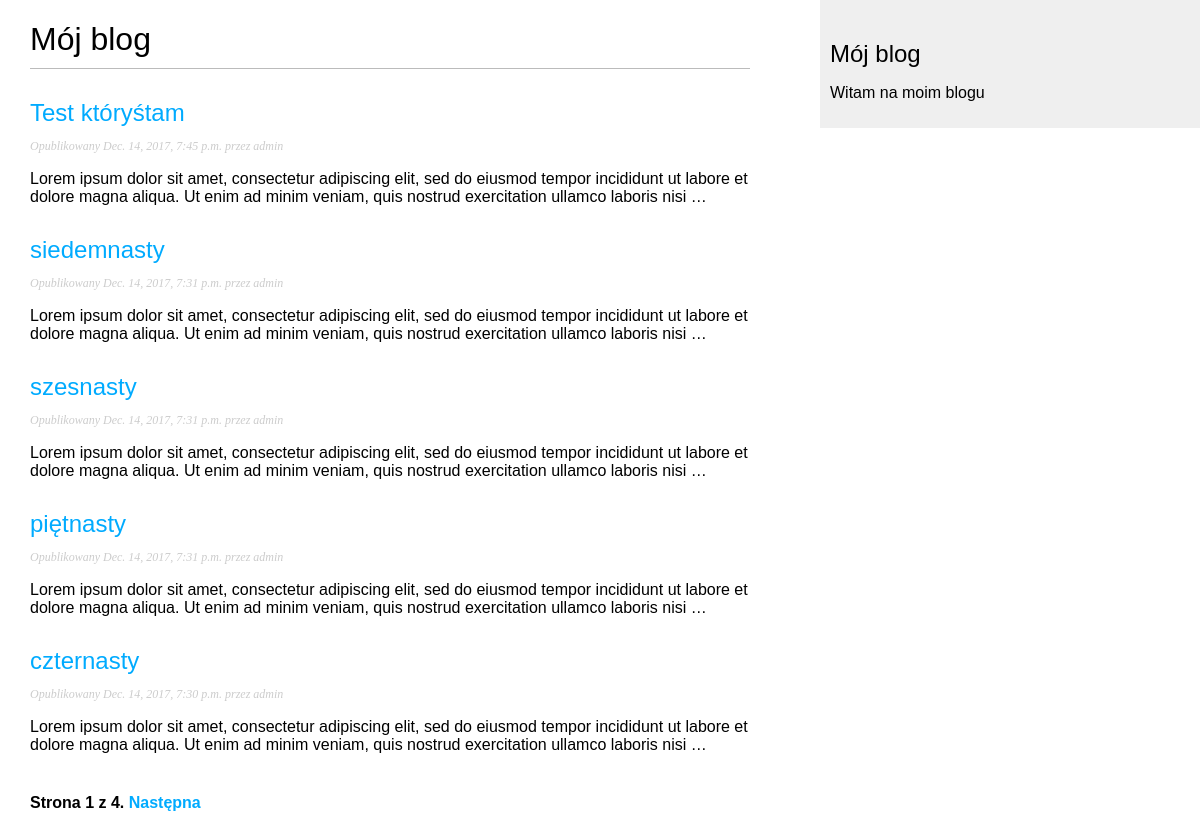
Screenshot of /blog/ with the database file from the repository.
### blog/models.py (models this page shows, shortened)
class Post(models.Model):
	STATUS_CHOICES = (
				('draft', 'Roboczy'),
				('published', 'Opublikowany'),
	)
	title = models.CharField(max_length=250)
	slug = models.SlugField(max_length=250, unique_for_date='publish')
	author = models.ForeignKey(User, related_name='blog_posts')
	body = models.TextField()
	publish = models.DateTimeField(default=timezone.now)
	created = models.DateTimeField(auto_now_add=True)
	updated = models.DateTimeField(auto_now=True)
	status = models.CharField(max_length=10, choices=STATUS_CHOICES, default='draft')
	objects = models.Manager()	# Menedżer domyślny
	published = PublishedManager()	# Menedżer niestandardowy
	class Meta:
		ordering = ('-publish',)
	def get_absolute_url(self):
		return reverse('blog:post_detail',
						args=[	self.publish.year,
								self.publish.strftime('%m'),
								self.publish.strftime('%d'),
								self.slug])

### blog/views.py (the view)
class PostListView(ListView):
	queryset = Post.published.all()
	context_object_name = 'posts'
	paginate_by = 5
	template_name = 'blog/post/list.html'

### blog/templates/blog/post/list.html (shortened to what this page needs)
{% extends "blog/base.html" %}
{% block content %}
	<h1>Mój blog</h1>
	{% for post in posts %}
		<h2>
			<a href="{{ post.get_absolute_url }}">
				{{ post.title }}
			</a>
		</h2>
		<p class="date">
			Opublikowany {{ post.publish }} przez {{ post.author }}
		</p>
		{{ post.body|truncatewords:30|linebreaks }}
	{% endfor %}
	{% include "pagination.html" with page=page_obj %}
{% endblock %}

### blog/templates/blog/base.html (shortened to what this page needs)
{% load staticfiles %}
<!DOCTYPE html>
<html>
<head>
	<link rel="stylesheet" href="{% static "css/blog.css" %}">
</head>
<body>
	<div id="content">
		{% block content %}{% endblock %}
	</div>
	<div id="sidebar">
		<h2>Mój blog</h2>
		<p>Witam na moim blogu</p>
	</div>
</body>
</html>

### blog/templates/pagination.html (shortened to what this page needs)
<div class="pagination">
	<span class="step-links">
		<span class="current">
			Strona {{ page.number }} z {{ page.paginator.num_pages }}.
		</span>
		{% if page.has_next %}
			<a href="?page={{ page.next_page_number }}">Następna</a>
		{% endif %}
	</span>
</div>

### blog/static/css/blog.css (style rules this page uses)
body { margin:0; padding:0; font-family:helvetica, sans-serif; }
a { color:#00abff; text-decoration:none; }
h1 { font-weight:normal; border-bottom:1px solid #bbb; padding:0 0 10px 0; }
h2 { font-weight:normal; margin:30px 0 0; }
#content { float:left; width:60%; padding:0 0 0 30px; }
#sidebar { float:right; width:30%; padding:10px; background:#efefef; height:100%; }
p.date { color:#ccc; font-family: georgia, serif; font-size: 12px; font-style: italic; }
.pagination { margin:40px 0; font-weight:bold; }

### rows the page displays
Post: title "Test któryśtam", publish "Dec. 14, 2017, 7:45 p.m.", author "admin", body "Lorem ipsum dolor sit amet, consectetur adipiscing elit, sed do eiusmod tempor incididunt ut labore et dolore magna aliqua. Ut enim ad minim veniam, quis nostrud exercitation ullamco laboris nisi …"
Post: title "siedemnasty", publish "Dec. 14, 2017, 7:31 p.m.", author "admin", body "Lorem ipsum dolor sit amet, consectetur adipiscing elit, sed do eiusmod tempor incididunt ut labore et dolore magna aliqua. Ut enim ad minim veniam, quis nostrud exercitation ullamco laboris nisi …"
Post: title "szesnasty", publish "Dec. 14, 2017, 7:31 p.m.", author "admin", body "Lorem ipsum dolor sit amet, consectetur adipiscing elit, sed do eiusmod tempor incididunt ut labore et dolore magna aliqua. Ut enim ad minim veniam, quis nostrud exercitation ullamco laboris nisi …"
Post: title "piętnasty", publish "Dec. 14, 2017, 7:31 p.m.", author "admin", body "Lorem ipsum dolor sit amet, consectetur adipiscing elit, sed do eiusmod tempor incididunt ut labore et dolore magna aliqua. Ut enim ad minim veniam, quis nostrud exercitation ullamco laboris nisi …"
Post: title "czternasty", publish "Dec. 14, 2017, 7:30 p.m.", author "admin", body "Lorem ipsum dolor sit amet, consectetur adipiscing elit, sed do eiusmod tempor incididunt ut labore et dolore magna aliqua. Ut enim ad minim veniam, quis nostrud exercitation ullamco laboris nisi …"

### other values shown
{{ page.number }} "1"
{{ page.paginator.num_pages }} "4"
